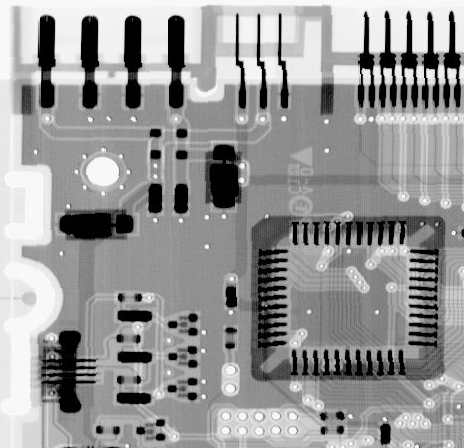
%> input picture ckt_0.tif, 464 x 448 px
$ octave Identify_noise_from_Histogram.m   (GNU Octave 9; MATLAB toolbox functions it lacks are replaced by stand-ins)
%> lines starting %> are read from the running program, lines starting %| are printed output that depends on the picture
img0 = imread('ckt_0.tif');
%> img0 is the input picture: size 448x464 uint8; min 0, max 255, mean 150.8
img1 = imread('ckt_1.tif');
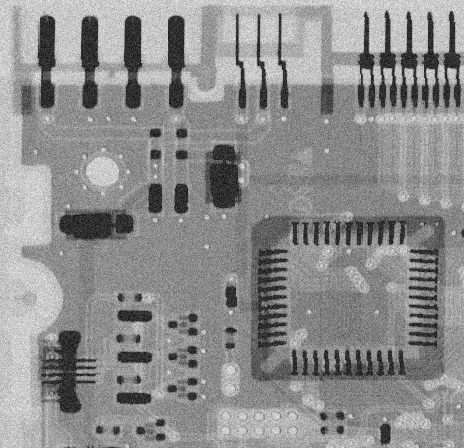
%> input picture ckt_1.tif, 464 x 448 px
%> img1 is the input picture: size 448x464 uint8; min 0, max 255, mean 141.7
img2 = imread('ckt_2.tif');
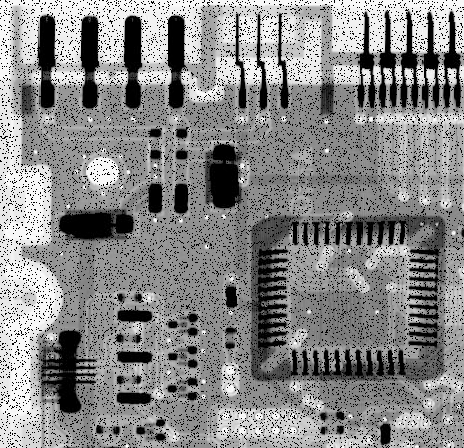
%> input picture ckt_2.tif, 464 x 448 px
%> img2 is the input picture: size 448x464 uint8; min 0, max 255, mean 135.7
img3 = imread('ckt_3.tif');
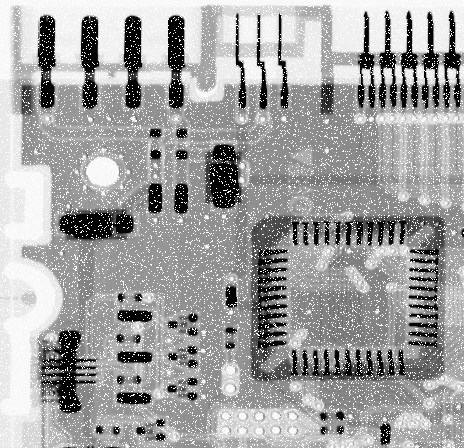
%> input picture ckt_3.tif, 464 x 448 px
%> img3 is the input picture: size 448x464 uint8; min 0, max 255, mean 161.2
img4 = imread('ckt_4.tif');
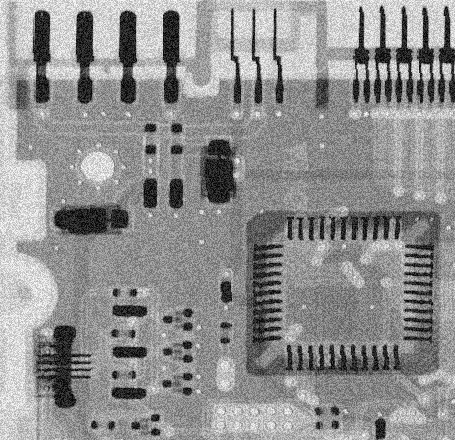
%> input picture ckt_4.tif, 455 x 440 px
%> img4 is the input picture: size 440x455 uint8; min 0, max 255, mean 143.4
img5 = imread('ckt_5.tif');
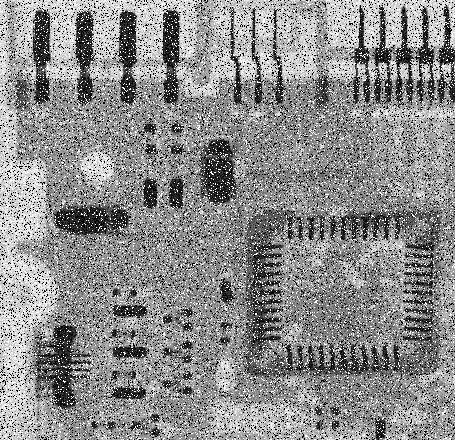
%> input picture ckt_5.tif, 455 x 440 px
%> img5 is the input picture: size 440x455 uint8; min 0, max 255, mean 140.1

%steps to identify noise
%match the original and contaminated noise
%show histogram of the matched output
%identify the type of noise by obrserving histogram

figure;
%Gaussian
subplot(2,3,1);imhist(img1);
%pepper
subplot(2,3,2);imhist(img2);
%salt
subplot(2,3,3);imhist(img3);
%uniform
subplot(2,3,4);imhist(img4);
%salt and pepper
subplot(2,3,5);imhist(img5);
%> after `imhist(img5)`:
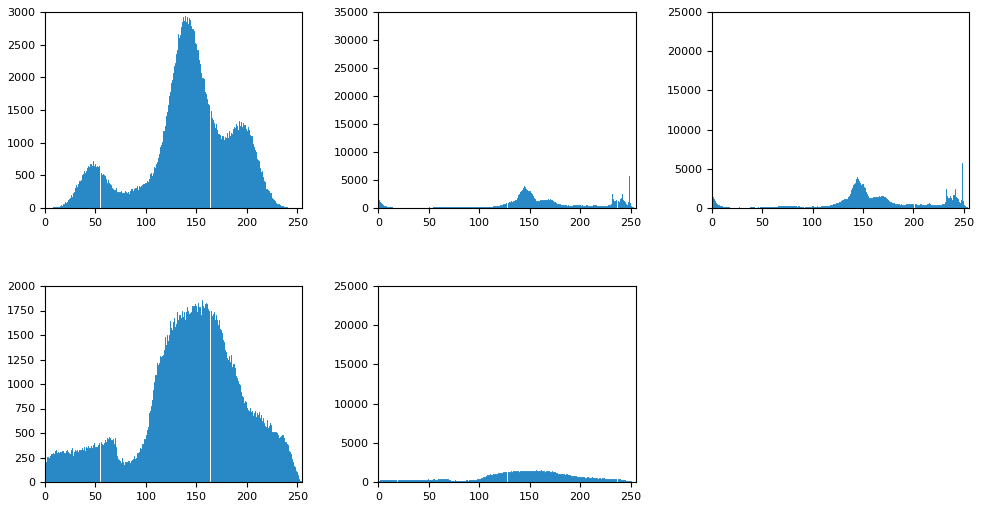
%> figure redrawn from the program's plot data, 5 panels; panel 1: highest point at x = 139, y = 2945; panel 2: highest point at x = 0, y = 32663; panel 3: highest point at x = 255, y = 20984; panel 4: highest point at x = 156, y = 1853
